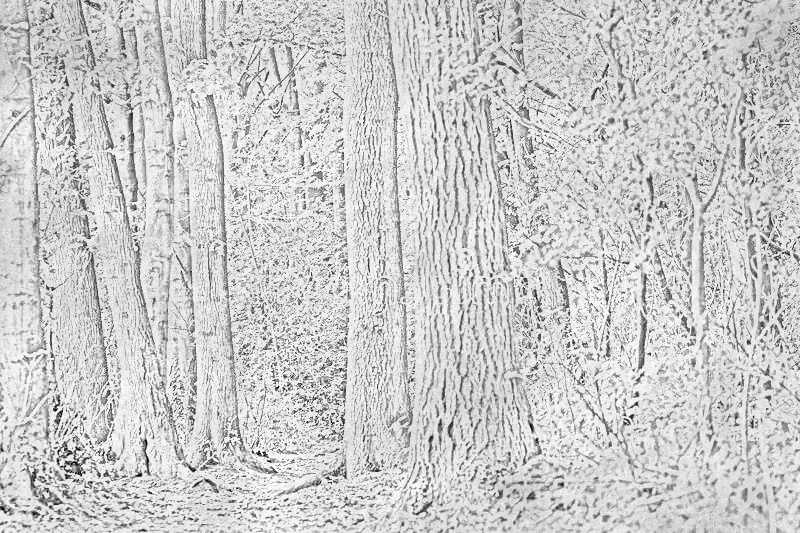
#> input picture bot/Drawn_images/drawImage.jpg, 800 x 533 px
$ python -i botAddons.py   (imports and definitions only)   (older library calls are emulated)
#> lines starting #> are read from the running program, lines starting #| are printed output that depends on the picture; after the words box and inside, x2 and y2 are one past the last pixel; in counts of white or black regions, pixels touching at a corner belong together
import cv2
import urllib
from urllib.request import urlopen, Request
import numpy as np


def draw_image(original_image):
    #IMAGE_PATH = "Drawn_images/" + str(original_image)
    request_url = Request(original_image, headers={'User-Agent': 'Mozilla/6.0'})
    req = urlopen(request_url)
    arr = np.asarray(bytearray(req.read()), dtype=np.uint8)
    image = cv2.imdecode(arr, -1)

    image_shape = image.shape
    canvas = cv2.imread('Drawn_images/pencilsketch_bg.jpg', cv2.CV_8UC1)
    canvas = cv2.resize(canvas, (image_shape[1], image_shape[0]))  # resize background image to the base image size

    img_gray = cv2.cvtColor(image, cv2.COLOR_RGB2GRAY)
    img_blur = cv2.GaussianBlur(img_gray, (21, 21), 0, 0)
    img_blend = cv2.divide(img_gray, img_blur, scale=256)

    img_blend = cv2.multiply(img_blend, canvas, scale=1. / 256)
    final_blend = cv2.cvtColor(img_blend, cv2.COLOR_GRAY2RGB)

    draw_file = 'Drawn_images/drawImage.jpg'
    status = cv2.imwrite(draw_file, final_blend)
    print("Image written to file-system : ", status)
    return draw_file


def cartoon(base_image):
#> called with base_image = 'Drawn_images/drawImage.jpg'
    numDownSamples = 2  # number of downscaling steps
    numBilateralFilters = 7  # number of bilateral filtering steps
    img_rgb = cv2.imread(base_image)
#> img_rgb is the input picture: shape (533, 800, 3); min 0, max 255, mean 202.9
    # -- STEP 1 --
    # downsample image using Gaussian pyramid
    img_color = img_rgb
    for _ in range(numDownSamples):
        img_color = cv2.pyrDown(img_color)
#> this loop made 2 passes
#> pass 1, in cartoon, `img_color = cv2.pyrDown(img_color)`:
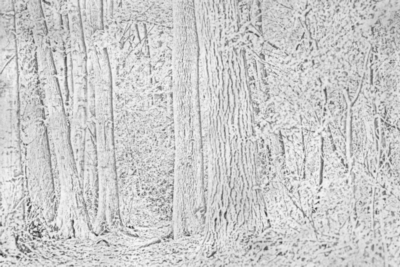
#> img_color: shape (267, 400, 3); min 40, max 248, mean 202.9
#> pass 2, in cartoon, `img_color = cv2.pyrDown(img_color)`:
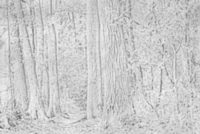
#> img_color: shape (134, 200, 3); min 102, max 241, mean 202.9

    # repeatedly apply small bilateral filter instead of applying
    # one large filter
    for _ in range(numBilateralFilters):
        img_color = cv2.bilateralFilter(img_color, 9, 9, 7)

    # upsample image to original size
    for _ in range(numDownSamples):
        img_color = cv2.pyrUp(img_color)
#> this loop made 2 passes
#> pass 2, in cartoon, `img_color = cv2.pyrUp(img_color)`:
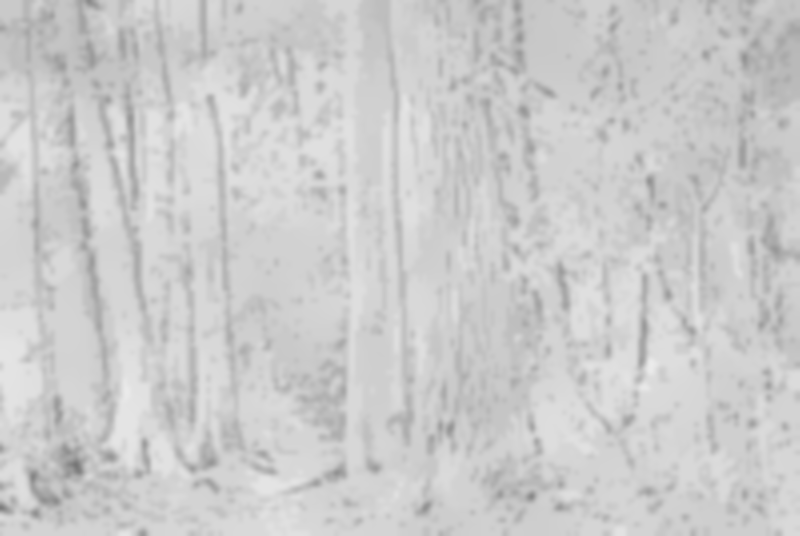
#> img_color: shape (536, 800, 3); min 118, max 235, mean 203.2

    # make sure resulting image has the same dims as original
    img_color = cv2.resize(img_color, img_rgb.shape[:2])
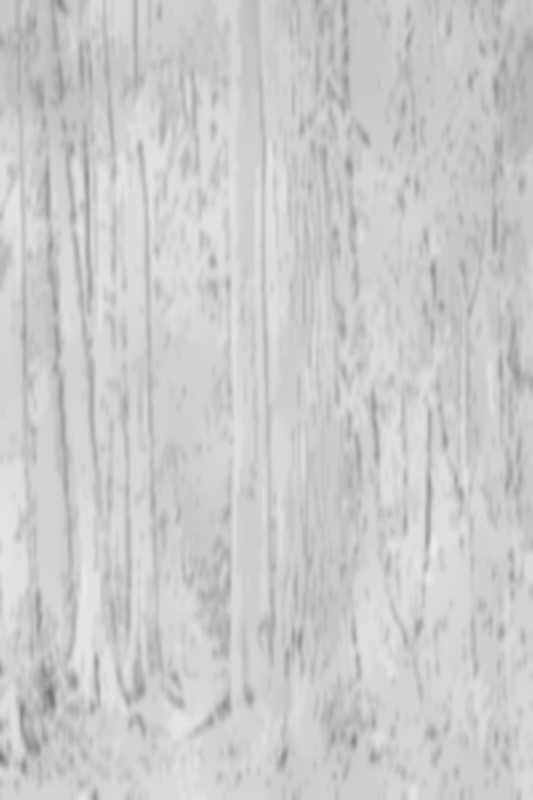
#> img_color: shape (800, 533, 3); min 118, max 235, mean 203.1

    # -- STEPS 2 and 3 --
    # convert to grayscale and apply median blur
    img_gray = cv2.cvtColor(img_rgb, cv2.COLOR_RGB2GRAY)
    img_blur = cv2.medianBlur(img_gray, 7)
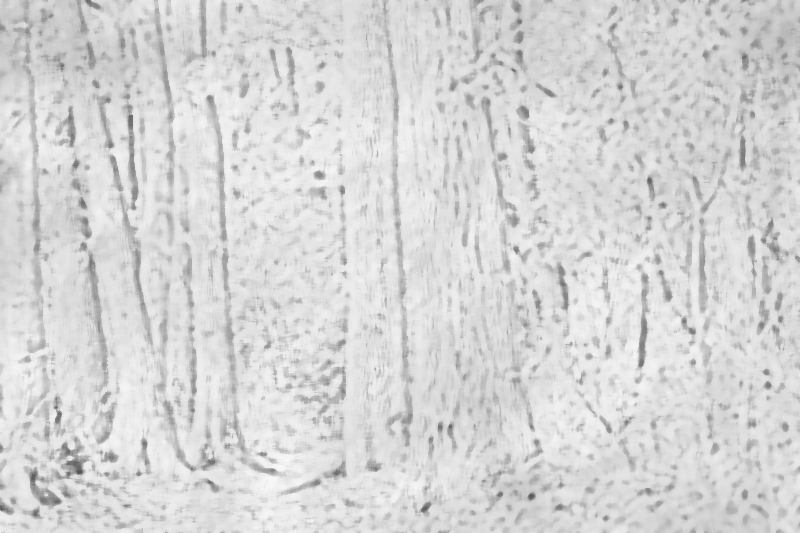
#> img_blur: shape (533, 800); min 84, max 248, mean 214.1

    # -- STEP 4 --
    # detect and enhance edges
    img_edge = cv2.adaptiveThreshold(img_blur, 255,
                                     cv2.ADAPTIVE_THRESH_MEAN_C,
                                     cv2.THRESH_BINARY, 9, 2)
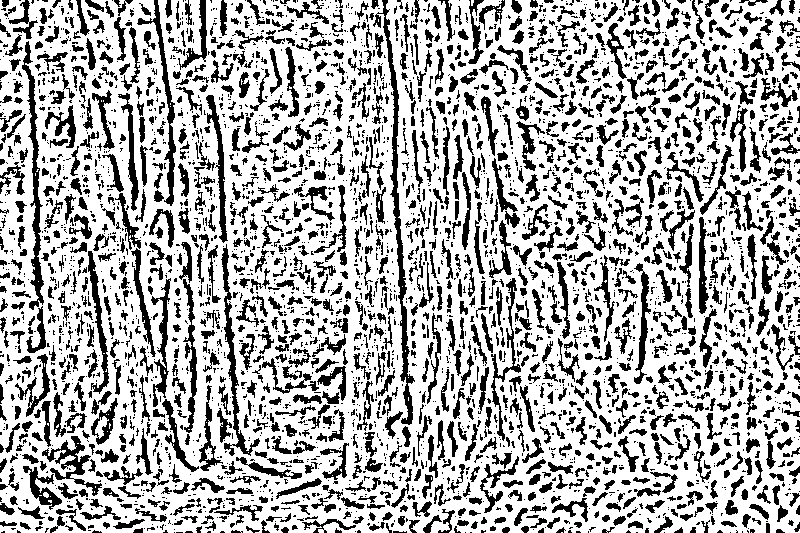
#> img_edge: shape (533, 800); 69.7% white; 3781 black regions (2315 under 20 px), largest, box (x1, y1, x2, y2) and area: (373, 0, 415, 425) 2319, (22, 41, 44, 310) 1569, (221, 244, 260, 456) 1271

    # -- STEP 5 --
    # convert back to color so that it can be bit-ANDed with color image
    img_edge = cv2.cvtColor(img_edge, cv2.COLOR_GRAY2RGB)
    cv2.imshow('final: ', img_edge)
    cv2.waitKey(0)
#> (the run stopped early here; a loop or call above may not have finished)

$ run again, on bot/Drawn_images/pencilsketch_bg.jpg
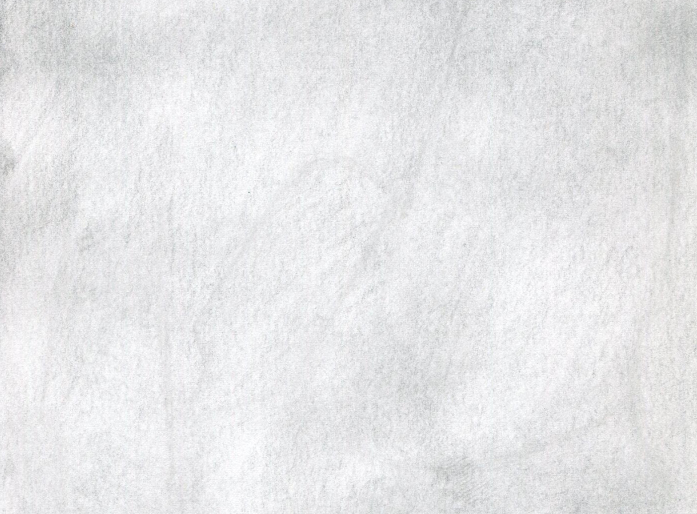
#> input picture bot/Drawn_images/pencilsketch_bg.jpg, 1394 x 1028 px (shown at 1/2 size)
#> in cartoon, img_rgb is the input picture: shape (1028, 1394, 3); mean B, G, R 232, 230.5, 230.3
#> in cartoon, `img_color = cv2.resize(img_color, img_rgb.shape[:2])`:
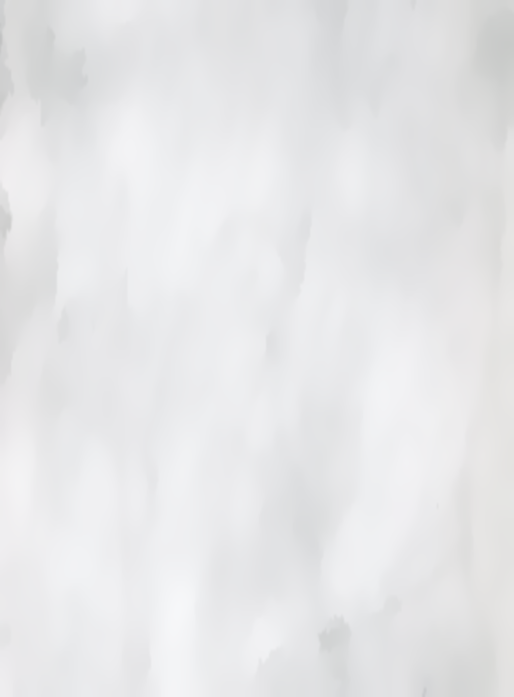
#> img_color: shape (1394, 1028, 3) (shown at 1/2 size); mean B, G, R 232.1, 230.7, 230.5
#> in cartoon, `img_edge = cv2.adaptiveThreshold(img_blur, 255, cv2.ADAPTIVE_THRESH_ME..`:
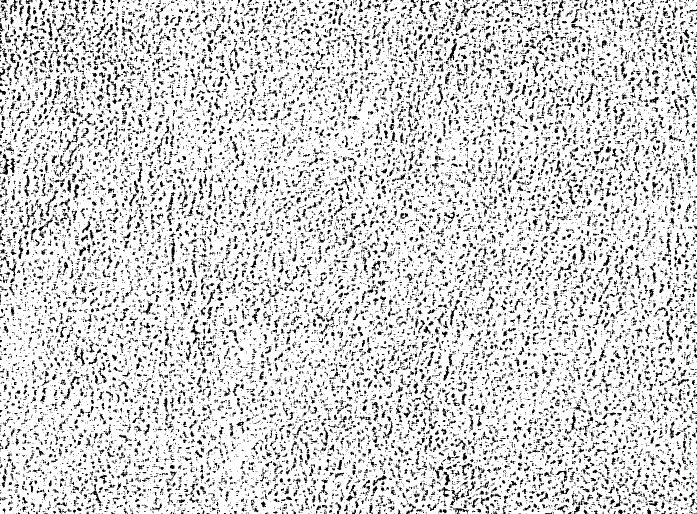
#> img_edge: shape (1028, 1394) (shown at 1/2 size); 83% white; black in thin lines or dots

$ run again, on bot/Drawn_images/room.jpg
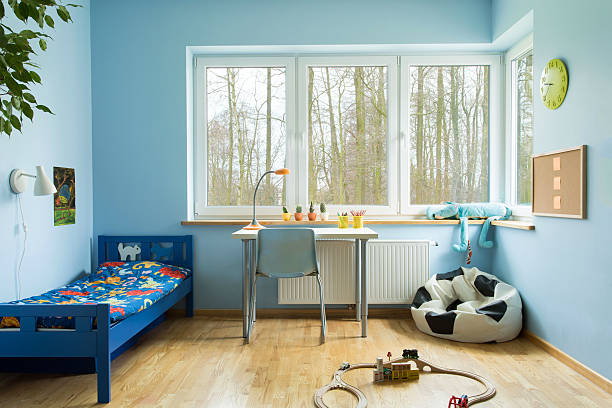
#> input picture bot/Drawn_images/room.jpg, 612 x 408 px
#> in cartoon, img_rgb is the input picture: shape (408, 612, 3); mean B, G, R 165, 171.1, 156.8
#> in cartoon, `img_blur = cv2.medianBlur(img_gray, 7)`:
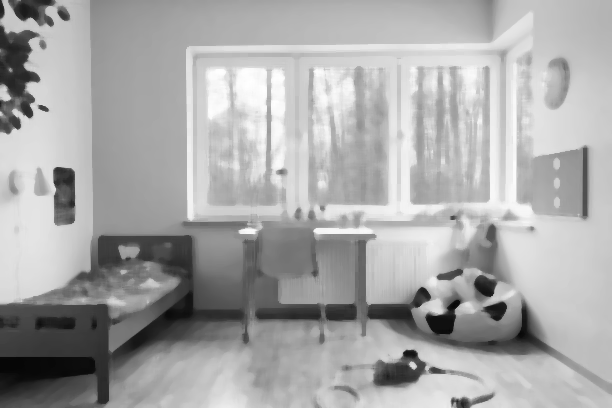
#> img_blur: shape (408, 612); min 6, max 255, mean 168.1
#> in cartoon, `img_edge = cv2.adaptiveThreshold(img_blur, 255, cv2.ADAPTIVE_THRESH_ME..`:
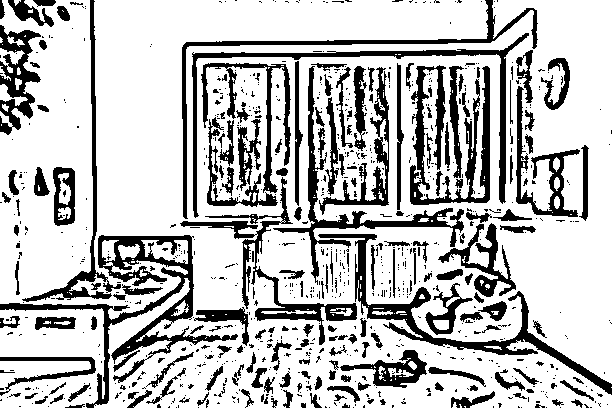
#> img_edge: shape (408, 612); 75.1% white; 881 black regions (693 under 20 px), largest, box (x1, y1, x2, y2) and area: (0, 235, 238, 408) 5773, (318, 234, 612, 395) 4054, (410, 65, 490, 205) 3974
